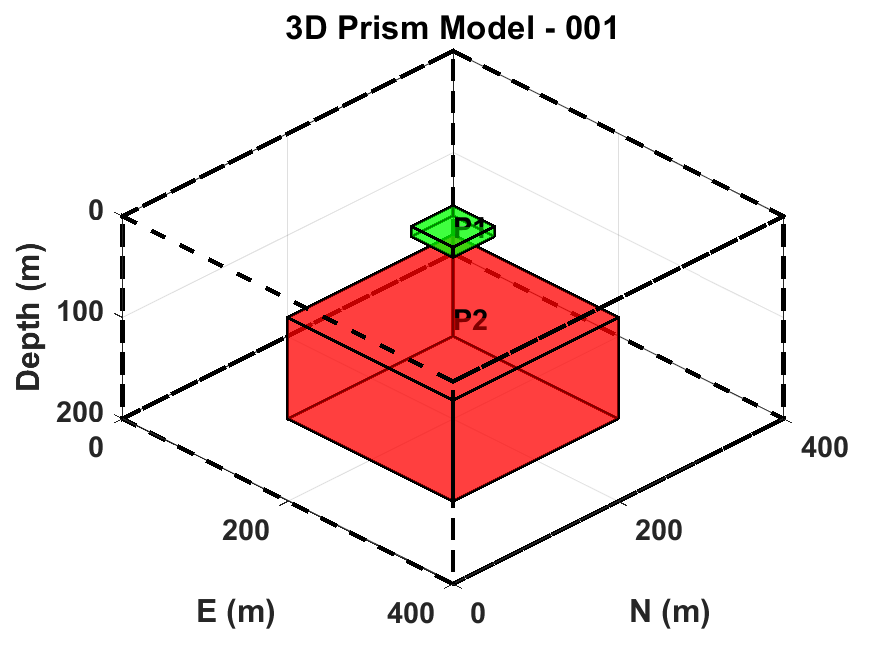
%> input picture data/synthetic/3D_Prism_Model_001.png, 875 x 656 px
$ octave --eval "result = fabemd(imread('../data/synthetic/3D_Prism_Model_001.png'));"   (GNU Octave 9; MATLAB toolbox functions it lacks are replaced by stand-ins)
%> lines starting %> are read from the running program, lines starting %| are printed output that depends on the picture
%% FILE: fabemd.m
function imfs = fabemd(image, max_modes, initial_extrema_radius)

if nargin < 3
    initial_extrema_radius = 1;
end
if nargin < 2
    max_modes = 10;
end

residue = double(image);
[rows, cols] = size(residue);
%> rows = 656; cols = 2625

% --------- Mirror Padding (Edge Effect Mitigation) ----------
pad_ratio = 0.1;
pad_size  = round(pad_ratio * min(rows, cols));
%> pad_size = 66
residue   = padarray(residue, [pad_size pad_size], 'symmetric');
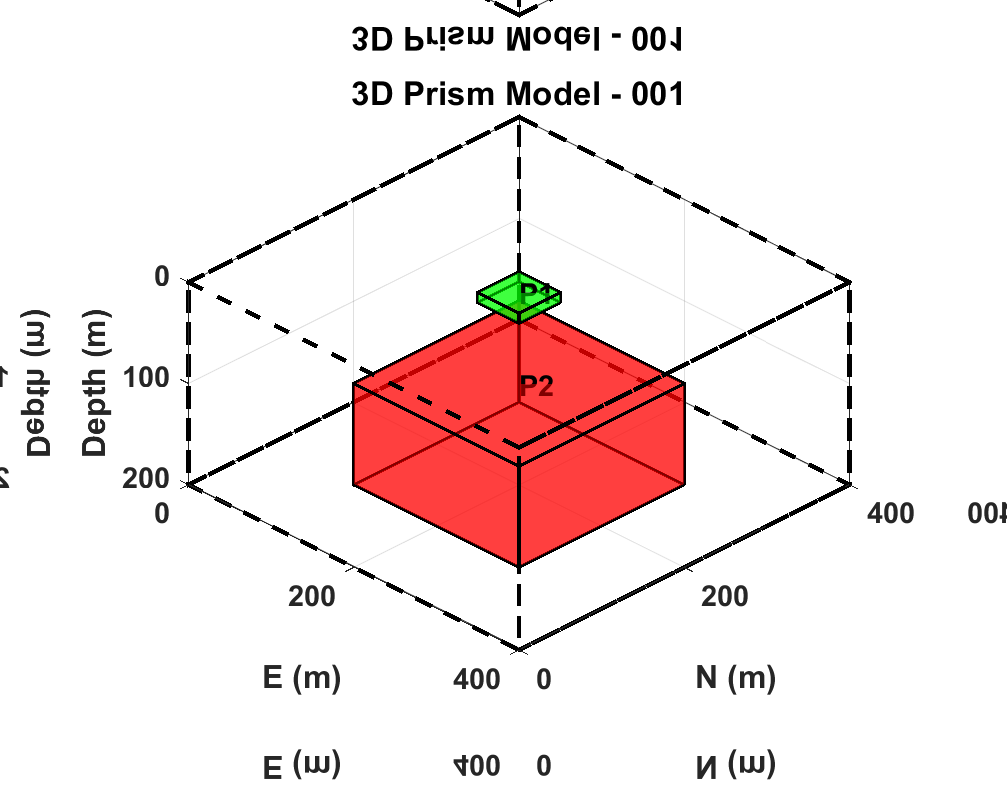
%> residue: size 788x1007x3 double; mean R, G, B 244, 230.8, 230.4

imfs = {};
extrema_radius = initial_extrema_radius;
MIN_SMOOTH = 3;

for mode = 1:max_modes

    % ---- 1) Extrema detection ----
    win = 2*extrema_radius + 1;
    SE  = strel('square', win);

    max_map = residue >= imdilate(residue, SE);
    min_map = residue <= imerode(residue, SE);

    if nnz(max_map) + nnz(min_map) < 3
        break;
    end

    % ---- 2) Adaptive smoothing scale ----
    dmax = nn_min_distance(max_map);
% [46 lines not run here, left out]
function dmin = nn_min_distance(map)

[r, c] = find(map);

if numel(r) <= 1
    dmin = inf;
    return;
end

pts = [r c];

try
    D = pdist2(pts, pts);
    D(1:size(D,1)+1:end) = inf;
    d_each = min(D,[],2);
    dmin = min(d_each);
catch
    Dvec = pdist(pts);
    if isempty(Dvec)
        dmin = inf;
    else
        Dmat = squareform(Dvec);
        Dmat(1:size(Dmat,1)+1:end) = inf;
        d_each = min(Dmat,[],2);
        dmin = min(d_each);
    end
end

end
%> the loop in fabemd, `for mode = 1:max_modes` made 1 pass
%> pass 1, in fabemd, `max_map = residue >= imdilate(residue, SE);`:
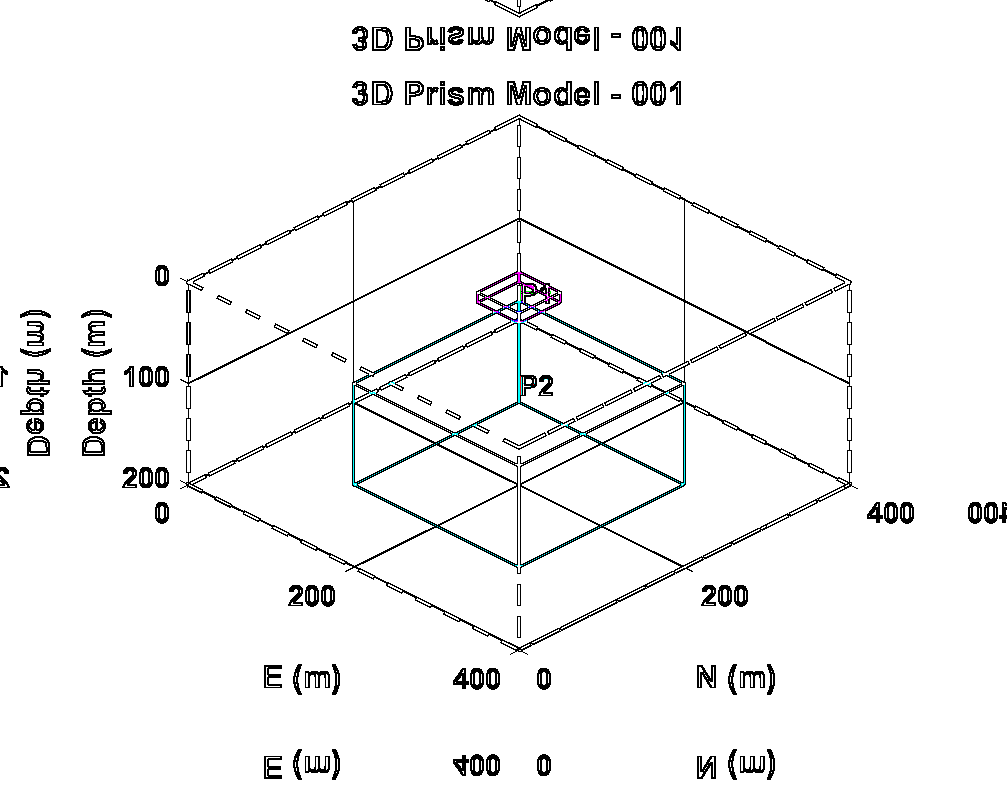
%> max_map: size 788x1007x3 logical; mean R, G, B 0.954, 0.955, 0.955
%> pass 1, in fabemd, `min_map = residue <= imerode(residue, SE);`:
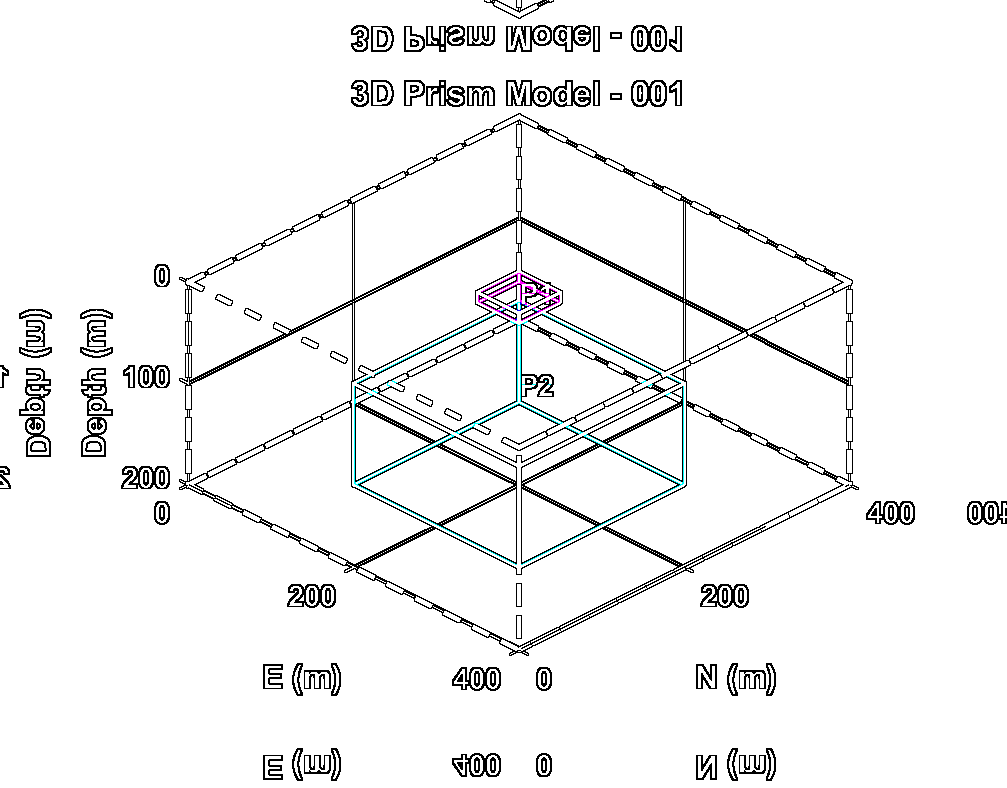
%> min_map: size 788x1007x3 logical; mean R, G, B 0.946, 0.948, 0.948
%> (the run ends here)
